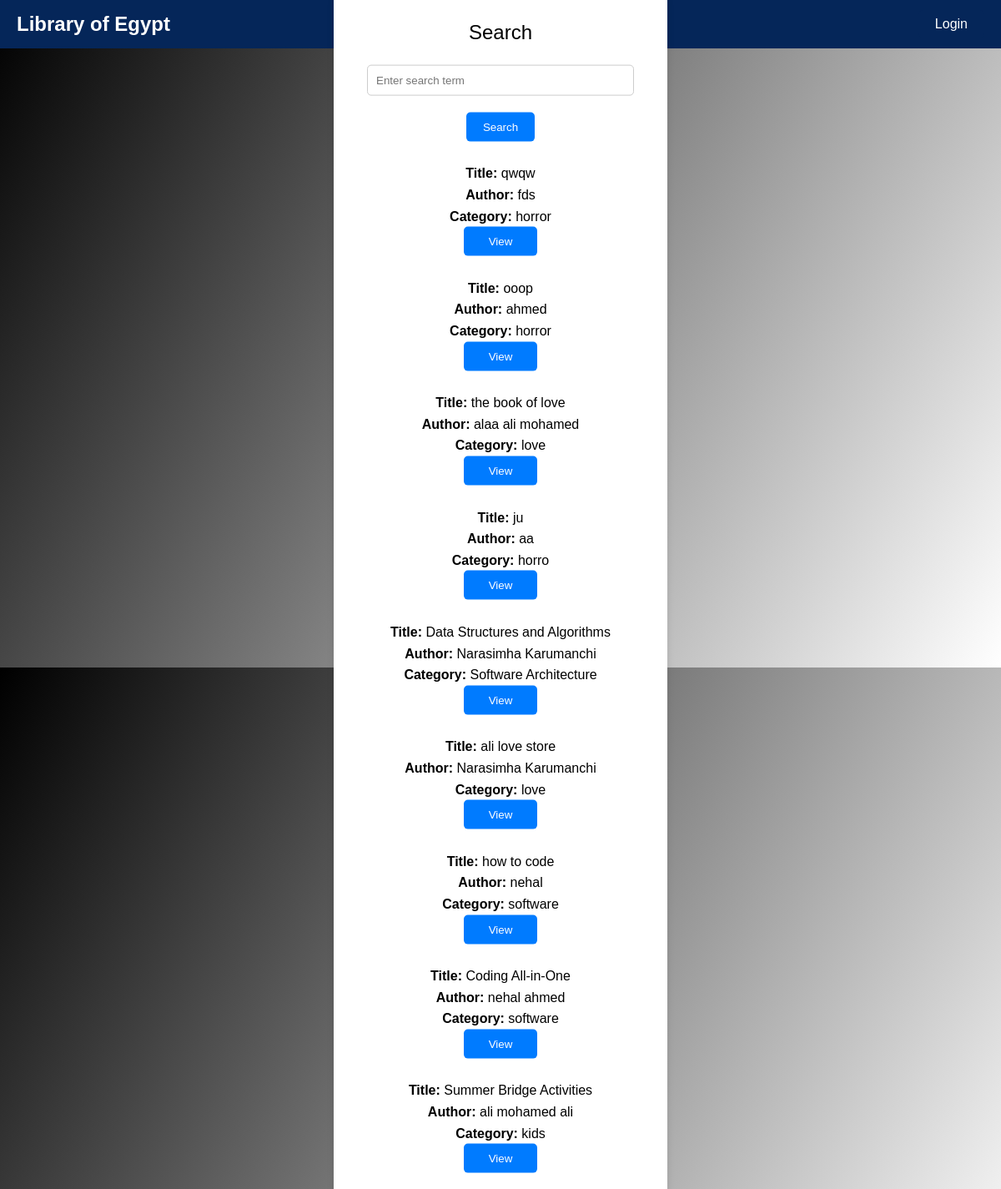
The app's page /search/ with its own data.
### members/models.py (models this page shows, shortened)
class Book(models.Model):
    title = models.CharField(max_length=255)
    author = models.CharField(max_length=255)
    description = models.TextField()
    isbn = models.CharField(max_length=13)
    image_url = models.URLField()
    category = models.CharField(max_length=255)
    year_of_publish = models.DateField()
    available = models.BooleanField(default=True)  # Indicates if the book is available for borrowing

### members/views.py (the view)
# urls.py: path('search/', views.search_books, name='search_books'),
def search_books(request):
    query = request.GET.get('q', '')
    if query:
        books = Book.objects.filter(
            Q(title__icontains=query) |
            Q(author__icontains=query) |
            Q(category__icontains=query)
        )
    else:
        books = Book.objects.all()  # Display all books when there's no search query
    context = {
        'books': books,
        'query': query,
    }
    return render(request, 'members/search.html', context)

### members/templates/members/Search.html (shortened to what this page needs)
{% load static %}
<!DOCTYPE html>
<html lang="en">
<head>
    <link rel="stylesheet" href="{% static 'members/css/Search.css' %}">
    <link rel="stylesheet" href="{% static 'members/css/navBar.css' %}">
</head>
<body>
    <nav class="navbar">
        <div class="nav-container">
            <div class="logo">
                <a href="{% url 'Home' %}">Library of Egypt</a>
            </div>
            <ul class="nav-menu">
                <li><a href="{% url 'Home' %}">Home</a></li>
                <li><a href="{% url 'Search' %}">Search</a></li>
                <li><a href="{% url 'about' %}">About</a></li>
                <li><a href="{% url 'list' %}">List</a></li>
            </ul>
            <div class="login-button">
                {% if user.is_authenticated %}
                <a href="{% url 'account' %}">{{ user.username }}</a>
            {% else %}
                <a href="{% url 'Log_in' %}">Login</a>
            {% endif %}
            </div>
        </div>
    </nav>
    <div class="first">
        <header>Search</header>
        <div class="search-input">
            <form method="GET" action="{% url 'search_books' %}">
                <input type="text" id="searchInput" name="q" placeholder="Enter search term" value="{{ query }}"  onclick="searchBooks()">
                <button type="submit" >Search</button>
            </form>
        </div>
        <div id="searchResults">
            {% if books %}
                <ul>
                    {% for book in books %}
                        <div>
                            <div class="book-result">
                                <div class="details">
                                    <br>
                                    <p><strong>Title:</strong> {{ book.title }}</p>
                                    <p><strong>Author:</strong> {{ book.author }}</p>
                                    <p><strong>Category:</strong> {{ book.category }}</p>
                                   <button class="borrow-button"><a
                                    style="
                                    color: white;
                                    text-decoration: none;
                                    padding: 10px;
                                    "
                                     class="atag" href="/book/{{ book.id }}/" >View</a></button>
                                   <br>
                                </div>
                            </div>
                        </div>
                    {% endfor %}
                </ul>
            {% else %}
                <p>No matching books found.</p>
            {% endif %}
        </div>
    </div>
</body>
</html>

### members/static/members/css/Search.css (style rules this page uses)
body { background-color: #fafafa; margin: 0; padding: 0; font-family: Arial, Helvetica, sans-serif; color: black; background: linear-gradient(120deg, black , white); }
.first { position: absolute; top: 50%; left: 50%; transform: translate(-50%, -50%); background-color: white; border-radius: 20px; box-shadow: 0 4px 8px rgba(0, 0, 0, 0.1); padding: 40px; text-align: center; width: 400px; }
.first header { font-size: 24px; margin-bottom: 20px; }
.first input[type="text"] { width: 100%; padding: 10px; margin-bottom: 20px; border: 1px solid #ccc; border-radius: 5px; box-sizing: border-box; }
.first button { padding: 10px 20px; background-color: #007bff; color: white; border: none; border-radius: 5px; cursor: pointer; transition: background-color 0.3s ease; }
.borrow-button { background-color: #007bff; color: white; padding: 10px 15px; text-decoration: none; border-radius: 5px; transition: background-color 0.3s; }
.atag { color: white; text-decoration: none; padding: 10px; }
.details { flex: 1; }

### members/static/members/css/navBar.css (style rules this page uses)
* { margin: 0; padding: 0; box-sizing: border-box; }
body { font-family: 'Arial', sans-serif; line-height: 1.6; background-color: #f4f4f4; }
.navbar { background-color: #052659; color: white; display: flex; justify-content: space-between; align-items: center; padding: 10px 20px; }
.nav-container { width: 100%; max-width: 1200px; display: flex; justify-content: space-between; align-items: center; margin: 0 auto; }
.logo a { color: white; text-decoration: none; font-size: 1.5em; font-weight: bold; }
.nav-menu { list-style-type: none; display: flex; }
.nav-menu li { padding: 0 15px; }
.nav-menu li a { color: white; text-decoration: none; transition: color 0.3s ease; }
.login-button a { padding: 8px 20px; background-color: #052659 ; color: white; text-decoration: none; border-radius: 5px; transition: background-color 0.3s ease; }

### records on screen
Book: title "qwqw", author "fds", category "horror"
Book: title "ooop", author "ahmed", category "horror"
Book: title "the book of love", author "alaa ali mohamed", category "love"
Book: title "ju", author "aa", category "horro"
Book: title "Data Structures and Algorithms", author "Narasimha Karumanchi", category "Software Architecture"
Book: title "ali love store", author "Narasimha Karumanchi", category "love"
Book: title "how to code", author "nehal", category "software"
Book: title "Coding All-in-One", author "nehal ahmed", category "software"
Book: title "Summer Bridge Activities", author "ali mohamed ali", category "kids"
